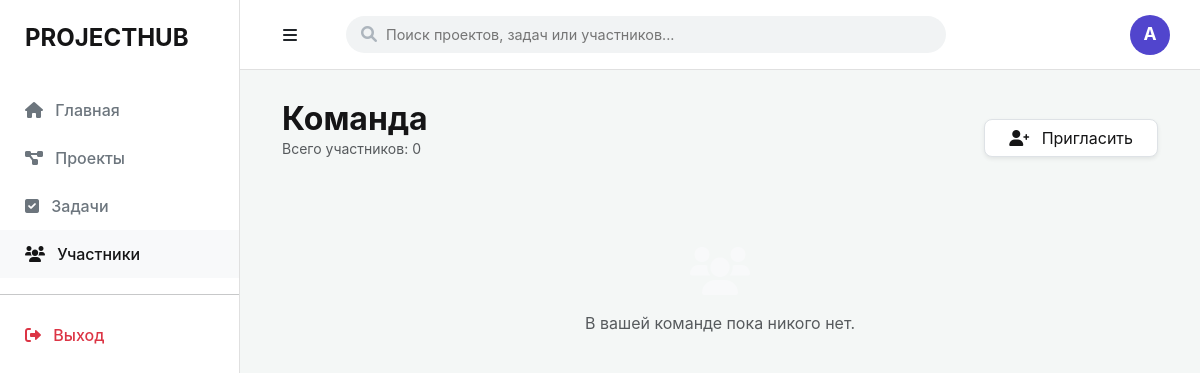
/users, run on an earlier commit of the app's database.
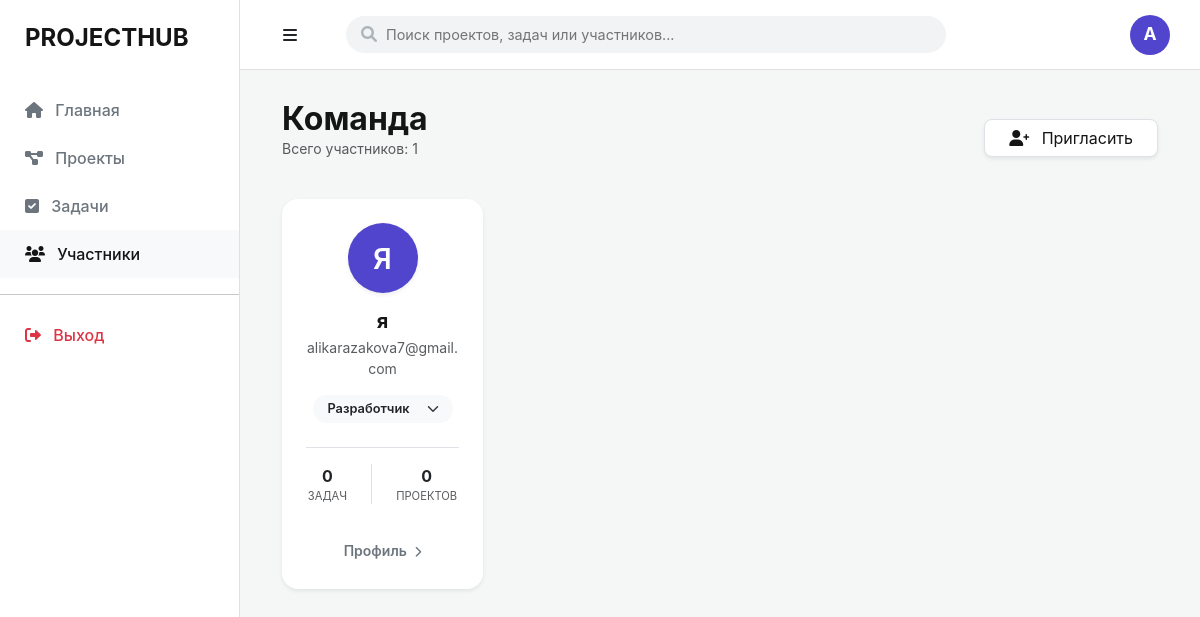
And on a later commit of the database.
### app/models/user.py (models this page shows)
class User(Base):
    __tablename__ = "users"
    id = Column(Integer, primary_key=True, index=True)
    username = Column(String, unique=True, index=True)
    email = Column(String, unique=True, index=True)
    hashed_password = Column(String)
    role = Column(String, default=UserRole.DEVELOPER.value)
    tasks = relationship("Task", back_populates="owner")
    projects = relationship("Project", back_populates="owner")

### app/main.py (the view)
@app.get("/users", response_class=HTMLResponse)
async def users_page(request: Request, db: Session = Depends(get_db)):
    users = db.query(User).all()
    stats = {}
    for user in users:
        if hasattr(Task, 'owner_id'):
            t_count = db.query(Task).filter(Task.owner_id == user.id).count()
        elif hasattr(Task, 'user_id'):
            t_count = db.query(Task).filter(Task.user_id == user.id).count()
        else:
            t_count = 0 # Если связи еще нет, просто пишем 0
        p_count = db.query(Project).filter(Project.owner_id == user.id).count() if hasattr(Project, 'owner_id') else 0
        stats[user.id] = {"tasks": t_count, "projects": p_count}
    return templates.TemplateResponse("users.html", {
        "request": request,
        "users": users,
        "stats": stats
    })

### templates/users.html (shortened to what this page needs)
{% extends "base.html" %}
{% block content %}
<div class="container-fluid">
    <div class="d-flex justify-content-between align-items-center mb-4">
        <div>
            <h2 class="fw-bold mb-0" style="color: var(--neutral-dark);">Команда</h2>
            <p class="text-muted small">Всего участников: {{ users|length }}</p>
        </div>
        <button class="btn border shadow-sm px-4" style="background: #ffffff; color: var(--neutral-dark); border-radius: 8px;">
            <i class="fas fa-user-plus me-2"></i> Пригласить
        </button>
    </div>
    <div class="row g-4">
        {% for user in users %}
        <div class="col-12 col-md-6 col-lg-4 col-xl-3">
            <div class="card border-0 shadow-sm h-100" style="border-radius: 16px; transition: transform 0.2s;">
                <div class="card-body text-center p-4">
                    <div class="mx-auto mb-3 d-flex align-items-center justify-content-center shadow-sm"
                         style="width: 70px; height: 70px; background: #5145cd; color: white; border-radius: 50%; font-size: 1.8rem; font-weight: 600;">
                        {{ user.username[0] | upper }}
                    </div>
                    <h5 class="fw-bold mb-1" style="color: var(--neutral-dark);">{{ user.username }}</h5>
                    <p class="text-muted small mb-3">{{ user.email }}</p>
                    <div class="mb-4">
    <form action="/users/update-role/{{ user.id }}" method="post" style="margin: 0;">
        <select name="role" onchange="this.form.submit()" class="form-select form-select-sm border-0 bg-light mx-auto shadow-none"
                style="width: 140px; font-size: 0.8rem; border-radius: 20px; text-align: center; cursor: pointer; font-weight: 600;">
            <option value="developer" {% if user.role == 'developer' %}selected{% endif %}>Разработчик</option>
        </select>
    </form>
</div>
                    <div class="d-flex justify-content-center gap-4 pt-3 border-top">
    <div class="text-center">
        <div class="fw-bold" style="font-size: 1rem;">{{ stats[user.id].tasks }}</div>
        <div class="text-muted" style="font-size: 0.7rem; text-transform: uppercase;">Задач</div>
    </div>
    <div class="text-center border-start ps-4">
        <div class="fw-bold" style="font-size: 1rem;">{{ stats[user.id].projects }}</div>
        <div class="text-muted" style="font-size: 0.7rem; text-transform: uppercase;">Проектов</div>
    </div>
</div>
                </div>
                <div class="card-footer bg-transparent border-0 pb-4 text-center">
                    <a href="#" class="btn btn-sm px-3 border-0" style="color: var(--neutral-gray); font-weight: 600;">
                        Профиль <i class="fas fa-chevron-right ms-1" style="font-size: 0.7rem;"></i>
                    </a>
                </div>
            </div>
        </div>
        {% else %}
        <div class="col-12 text-center py-5">
            <i class="fas fa-users fa-3x text-light mb-3"></i>
            <p class="text-muted">В вашей команде пока никого нет.</p>
        </div>
        {% endfor %}
    </div>
</div>
{% endblock %}

### templates/base.html (shortened to what this page needs)
<!DOCTYPE html>
<html lang="ru">
<head>
    <link href="https://cdn.jsdelivr.net/npm/bootstrap@5.3.0/dist/css/bootstrap.min.css" rel="stylesheet">
    <link rel="stylesheet" href="https://cdnjs.cloudflare.com/ajax/libs/font-awesome/6.0.0/css/all.min.css">
</head>
<body>
    <div class="sidebar" id="sidebar">
        <div class="sidebar-brand text-uppercase">ProjectHub</div>
        <nav class="nav flex-column">
            <a class="nav-link {% if request.url.path == '/' %}active{% endif %}" href="/">
                <i class="fas fa-home me-2"></i> Главная
            </a>
            <a class="nav-link {% if request.url.path == '/projects' %}active{% endif %}" href="/projects">
                <i class="fas fa-project-diagram me-2"></i> Проекты
            </a>
            <a class="nav-link {% if request.url.path.startswith('/tasks') %}active{% endif %}" href="/tasks">
                <i class="fas fa-check-square me-2"></i> Задачи
            </a>
            <a class="nav-link {% if request.url.path == '/users' %}active{% endif %}" href="/users">
                <i class="fas fa-users me-2"></i> Участники
            </a>
            <hr>
            <a class="nav-link text-danger" href="#"><i class="fas fa-sign-out-alt me-2"></i> Выход</a>
        </nav>
    </div>
    <div class="topbar" id="topbar">
        <button class="btn me-3" id="toggleBtn">
            <i class="fas fa-bars"></i>
        </button>
        <div class="search-container" id="searchContainer">
            <form action="/search" method="get" id="searchForm">
                <div class="search-input-group">
                    <i class="fas fa-search"></i>
                    <input type="text" id="searchInput" name="q" class="custom-search-input" placeholder="Поиск проектов, задач или участников..." autocomplete="off">
                </div>
            </form>
        </div>
        <div class="ms-auto dropdown profile-dropdown">
            <a href="#" class="d-flex align-items-center text-decoration-none dropdown-toggle" id="profileMenu" data-bs-toggle="dropdown" aria-expanded="false">
                <div class="profile-avatar">A</div>
            </a>
        </div>
    </div>
    <div class="main-content" id="mainContent">
        {% block content %}{% endblock %}
    </div>
</body>
</html>

### templates/base.html (style rules this page uses)
:root { --sidebar-width: 240px; --topbar-height: 70px; --neutral-dark: #151516; --neutral-gray: #6c757d; }
body { background-color: #f4f7f6; font-family: 'Inter', sans-serif; margin: 0; overflow-x: hidden; }
.sidebar { width: var(--sidebar-width); height: 100vh; position: fixed; left: 0; top: 0; background: #ffffff; border-right: 1px solid #e0e0e0; padding-top: 20px; z-index: 1050; transition: transform 0.3s ease; }
.sidebar-brand { padding: 0 25px 30px; font-size: 1.5rem; font-weight: 700; color: var(--neutral-dark); }
.nav-link { padding: 12px 25px; color: var(--neutral-gray); font-weight: 500; transition: all 0.3s; text-decoration: none; display: block; }
.nav-link:hover, .nav-link.active { color: var(--neutral-dark); background: #f8f9fa; }
.topbar { height: var(--topbar-height); margin-left: var(--sidebar-width); background: #ffffff; border-bottom: 1px solid #e0e0e0; display: flex; align-items: center; padding: 0 30px; position: sticky; top: 0; z-index: 1000; transition: margin-left 0.3s ease; }
.search-container { flex-grow: 1; max-width: 600px; margin-left: 20px; position: relative; }
.search-input-group { position: relative; display: flex; align-items: center; }
.search-input-group i { position: absolute; left: 15px; color: #adb5bd; }
.custom-search-input { width: 100%; padding: 8px 10px 8px 40px; background: #f1f3f4; border: none; border-radius: 20px; font-size: 0.9rem; outline: none; }
.profile-dropdown .dropdown-toggle::after { display: none; }
.profile-avatar { width: 40px; height: 40px; background-color: #5145cd; border-radius: 50%; color: white; display: flex; align-items: center; justify-content: center; font-weight: bold; font-size: 1.1rem; }
.main-content { margin-left: var(--sidebar-width); padding: 30px; min-height: calc(100vh - var(--topbar-height)); transition: margin-left 0.3s ease; }

What changed in the data, as far as the page shows it:
added User: username "Я", username "я", email "alikarazakova7@gmail.com", role "Разработчик", stats "0"
Also different on the page:
{{ users|length }}: "0" → "1"
text no longer shown: "В вашей команде пока никого нет."
